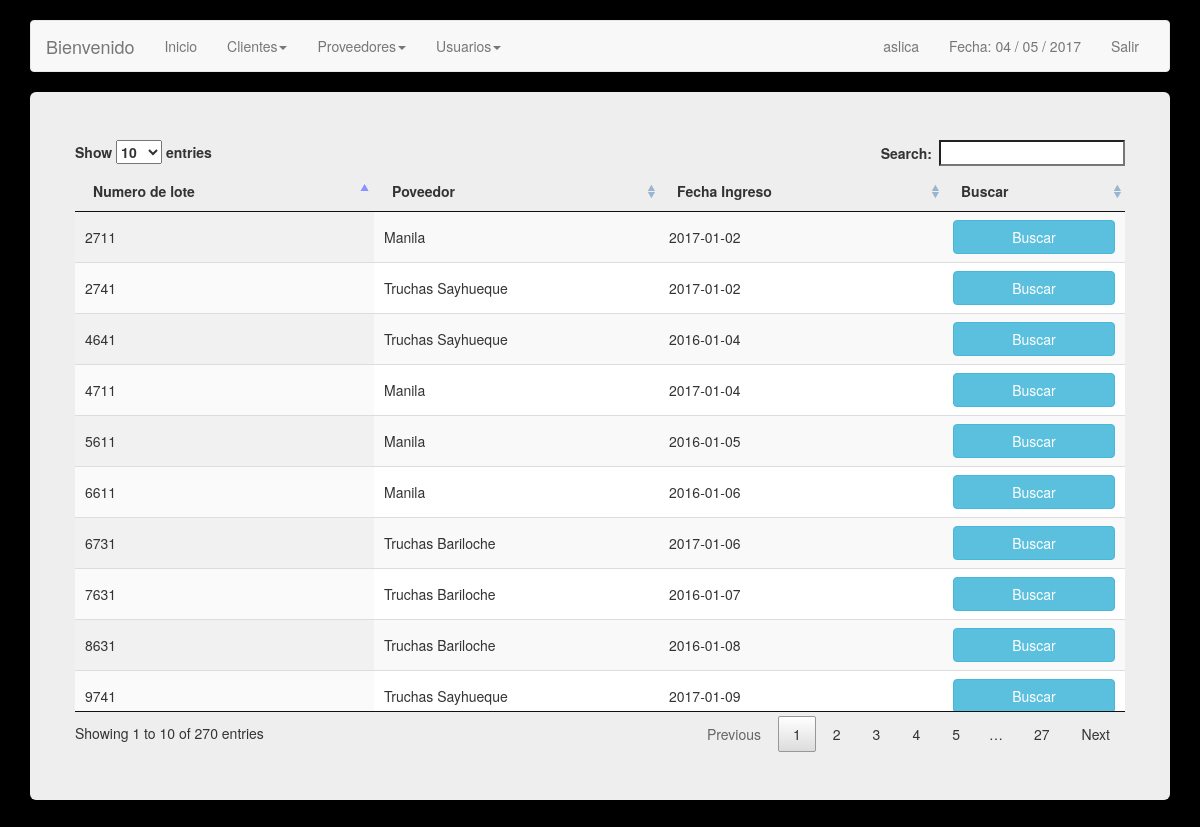
The app's page /lotes.php (signed in) with its own data.
### tables this page shows
CREATE TABLE `lotes` (
  `id_lote` int(11) NOT NULL,
  `proveedor` int(11) NOT NULL
);

CREATE TABLE `proveedores` (
  `idProveedor` int(11) NOT NULL,
  `nombre` varchar(50) NOT NULL,
  `direccion` varchar(50) DEFAULT NULL,
  `telefono` varchar(30) DEFAULT NULL,
  `correo` varchar(50) NOT NULL
);

CREATE TABLE `ingresos` (
  `idIngreso` int(11) NOT NULL,
  `idLote` int(11) NOT NULL,
  `fecha` date NOT NULL,
  `cantidad` decimal(7,2) NOT NULL
);

### lotes.php (the view, shortened to what this page needs)
<?php
include('config.php');
$link = mysqli_connect ($dbhost, $dbusername, $dbuserpass);
mysqli_select_db($link,$dbname) or die('No se puede seleccionar la base de datos');
$query = mysqli_query($link,"SELECT * FROM lotes JOIN proveedores ON proveedor = idProveedor JOIN ingresos ON id_lote = idLote ORDER BY fecha DESC") or die(mysql_error());
?>
<!DOCTYPE html>
<html lang="en">
  <head>
    <link href="css/bootstrap.min.css" rel="stylesheet">
    <link href="css/bootstrap.css" rel="stylesheet">
		<link href="css/jquery.dataTables.min.css" rel="stylesheet">
  </head>
  <body>
    <br>
        <div class="container">
      <div class="navbar navbar-default" role="navigation">
        <div class="container-fluid">
          <div class="navbar-header">
            <a class="navbar-brand" href="#">Bienvenido </a>
          </div>
          <div class="navbar-collapse collapse">
            <ul class="nav navbar-nav">
              <li class=""><a href="inicio.php">Inicio</a></li>
              <li class="dropdown">
              	<a class="dropdown-toggle" data-toggle="dropdown" href="#">Clientes<span class="caret"></span></a>
              </li>
              <li class="dropdown">
              	<a class="dropdown-toggle" data-toggle="dropdown" href="#">Proveedores<span class="caret"></span></a>
              </li>
			  <?php
					if($_SESSION["permiso"] == 1) {
						?> <li class="dropdown">
              					<a class="dropdown-toggle" data-toggle="dropdown" href="#">Usuarios<span class="caret"></span></a>
              				</li><?php
					}
			  ?>
            </ul>
            <ul class="nav navbar-nav navbar-right">
               <li><a href=""> <?php echo $_SESSION["s_username"]; ?> </a></li>
              <li><a href="">Fecha:
              	<?php
              	echo date("d / m / Y");
              	?></a></li>
              <li><a href="cerrar.php">Salir</a></li>
            </ul>
          </div>
        </div>
      </div>
      <div class="jumbotron">
        <div class="row">
                <table id="example" class="display" cellspacing="0" width="100%">
                	<thead>
                    	<th> Numero de lote </th>
                        <th> Poveedor </th>
            						<th> Fecha Ingreso </th>
            						<th> Buscar </th>
                    </thead>
                    <tbody>
                    	<?php while($lotes = mysqli_fetch_array($query)){ ?>
                        <tr class="success">
                            <td> <?php echo $lotes['id_lote']; ?> </td>
                            <td> <?php echo $lotes['nombre']; ?> </td>
                            <td> <?php echo $lotes['fecha']; ?> </td>
							<td>  <a href="seguimiento_lote.php?idLote=<?php echo $lotes['idLote'];?>" role="button"  class="btn btn-info btn-primary btn-block"> Buscar </a></td>
                        </tr>
                        <?php } ?>
                    </tbody>
				</table>
</div>
      </div>
    </div>
  </body>
</html>

### lotes.php (style rules this page uses)
body { background: #000; }

### records on screen
lotes: id_lote "9741", proveedor.nombre "Truchas Sayhueque", ingresos.fecha "2017-01-09"
lotes: id_lote "6731", proveedor.nombre "Truchas Bariloche", ingresos.fecha "2017-01-06"
lotes: id_lote "4711", proveedor.nombre "Manila", ingresos.fecha "2017-01-04"
lotes: id_lote "2741", proveedor.nombre "Truchas Sayhueque", ingresos.fecha "2017-01-02"
lotes: id_lote "2711", proveedor.nombre "Manila", ingresos.fecha "2017-01-02"
lotes: id_lote "8631", proveedor.nombre "Truchas Bariloche", ingresos.fecha "2016-01-08"
lotes: id_lote "7631", proveedor.nombre "Truchas Bariloche", ingresos.fecha "2016-01-07"
lotes: id_lote "6611", proveedor.nombre "Manila", ingresos.fecha "2016-01-06"
lotes: id_lote "5611", proveedor.nombre "Manila", ingresos.fecha "2016-01-05"
lotes: id_lote "4641", proveedor.nombre "Truchas Sayhueque", ingresos.fecha "2016-01-04"

### other values on screen
$_SESSION["s_username"] "aslica"
